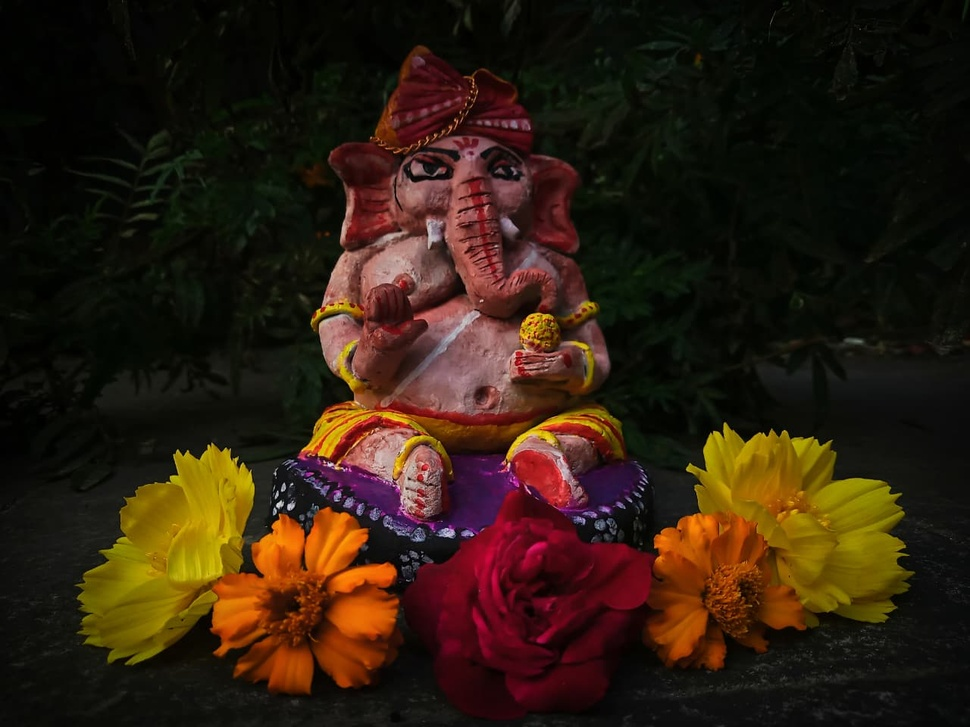
#> input picture ganesha.jpg, 970 x 727 px, shrunk from 1280 x 960 before the run
$ python flip.py
#> lines starting #> are read from the running program, lines starting #| are printed output that depends on the picture
import cv2
image=cv2.imread("ganesha.jpg")
#> image is the input picture: shape (727, 970, 3); mean B, G, R 15.3, 29.7, 46.6
if image is None:
    print("Cannot load image")
else:
    print ("image is loaded")
    flip_h=cv2.flip(image,1)
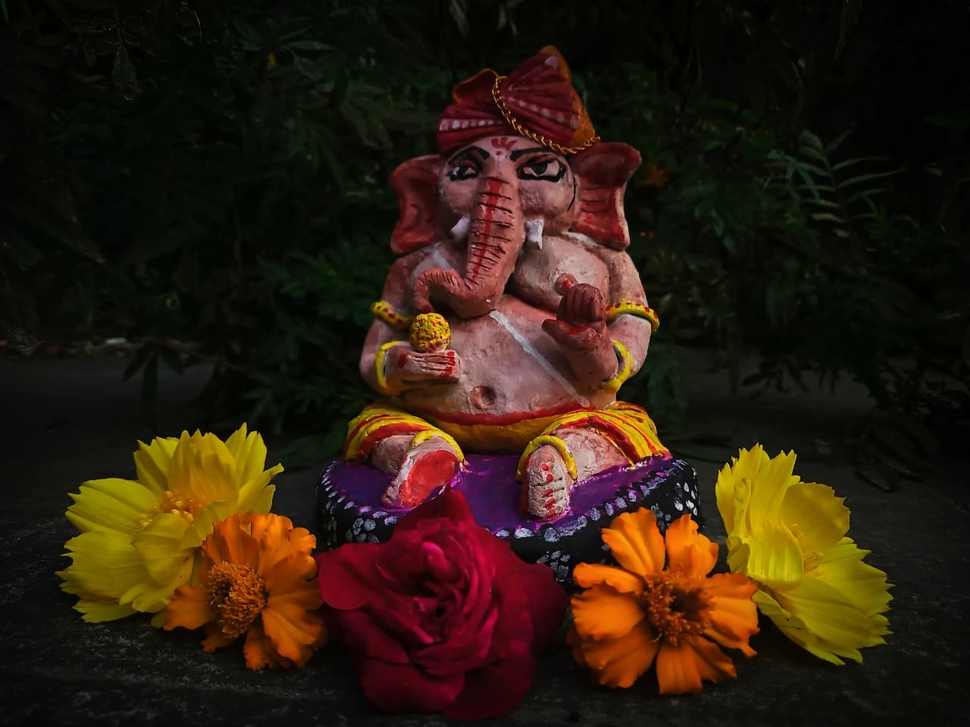
#> flip_h: shape (727, 970, 3); mean B, G, R 15.3, 29.7, 46.6
    flip_v=cv2.flip(image,0)
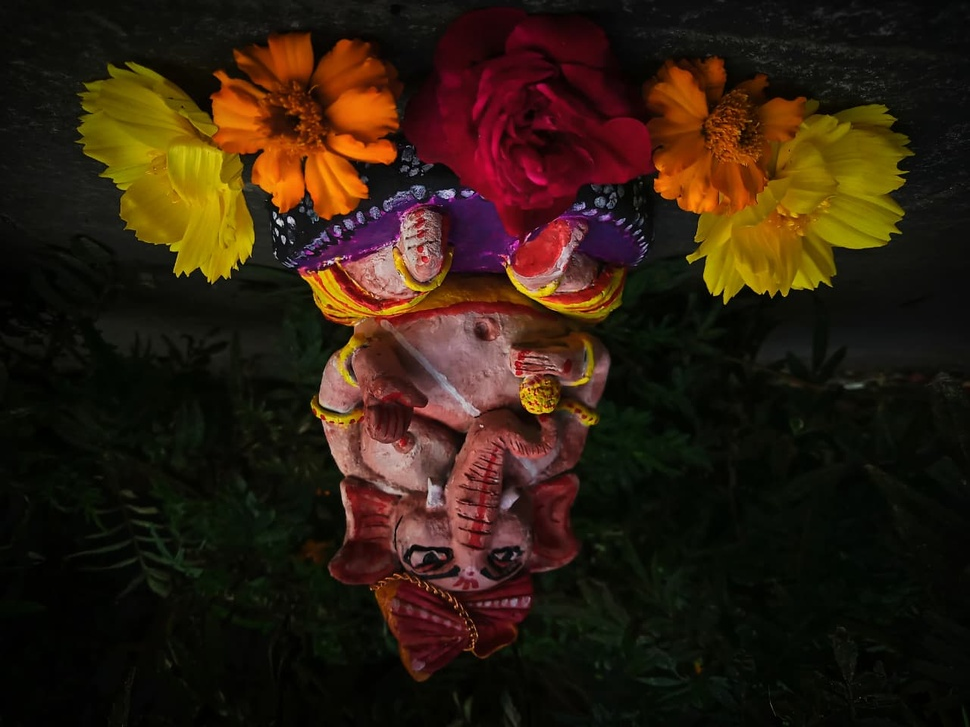
#> flip_v: shape (727, 970, 3); mean B, G, R 15.3, 29.7, 46.6
    flip_both=cv2.flip(image,-1)
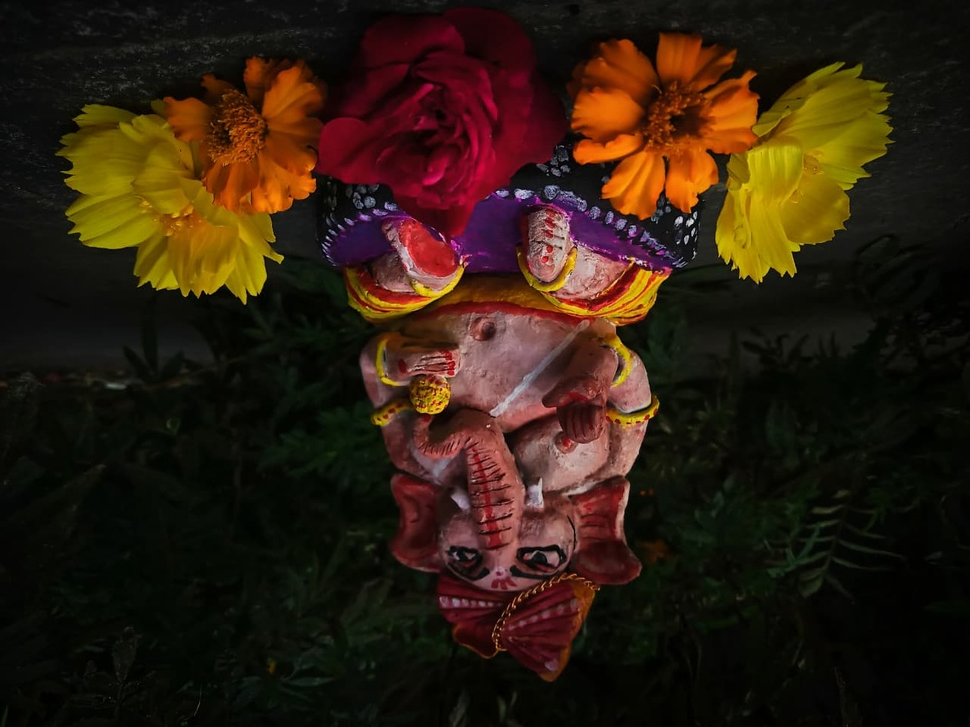
#> flip_both: shape (727, 970, 3); mean B, G, R 15.3, 29.7, 46.6
    cv2.imshow("Original image",image)
    cv2.imshow("Horizontal Flipped image",flip_h)
    cv2.imshow("Vertical Flipped image",flip_v)
    cv2.imshow("Both Side Flipped image",flip_both)
    cv2.waitKey(0)
    cv2.destroyAllWindows()

$ run again, with flower.png saved as ganesha.jpg
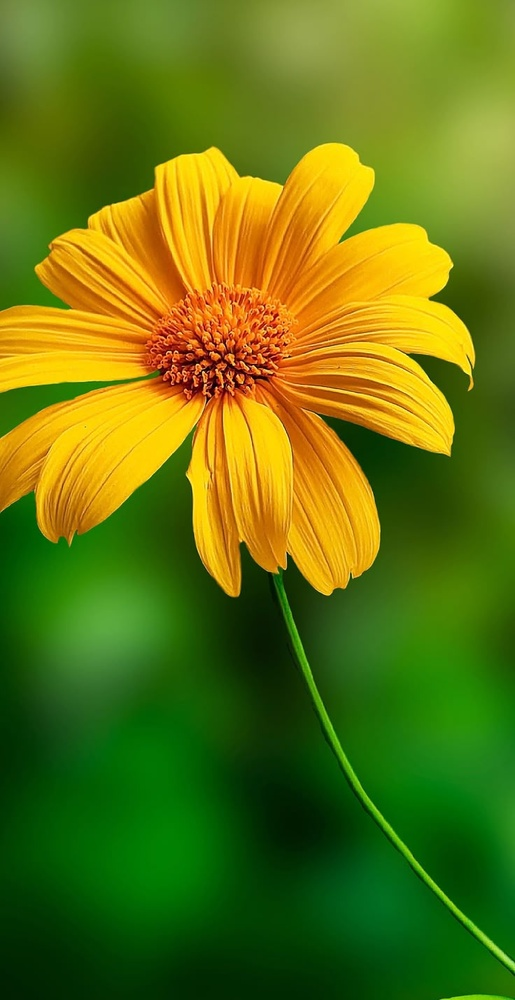
#> input picture flower.png, 515 x 1000 px, shrunk from 736 x 1429 before the run
#> image is the input picture: shape (1000, 515, 3); mean B, G, R 14.8, 117.7, 96
#> `flip_v=cv2.flip(image,0)`:
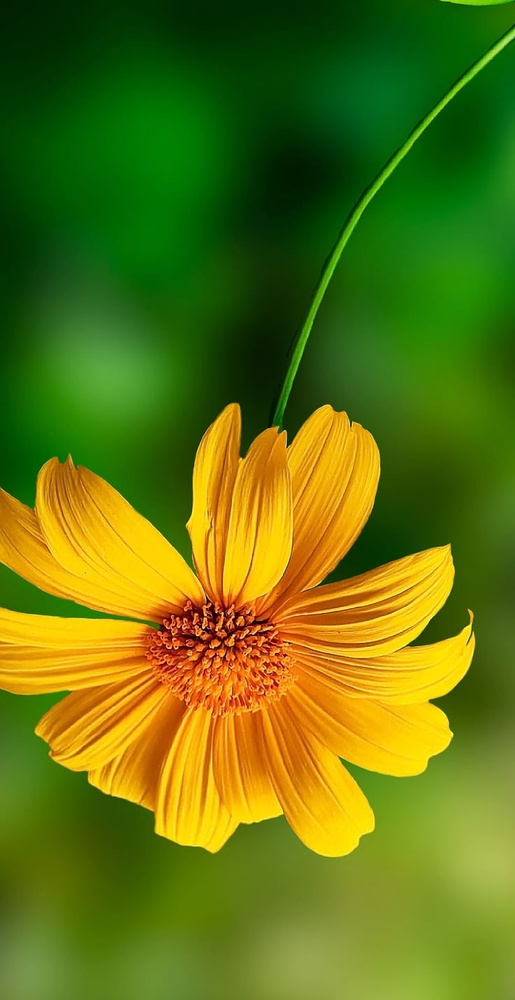
#> flip_v: shape (1000, 515, 3); mean B, G, R 14.8, 117.7, 96
#> `flip_both=cv2.flip(image,-1)`:
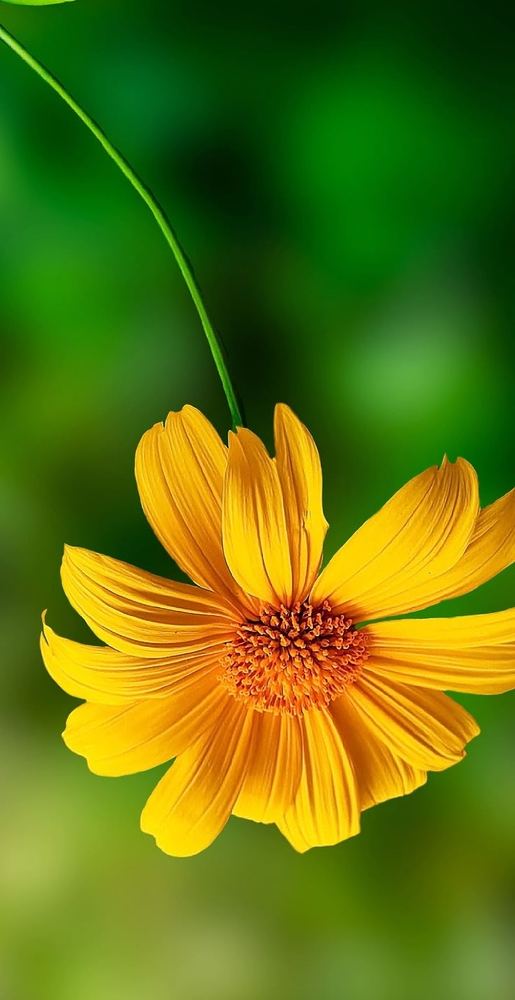
#> flip_both: shape (1000, 515, 3); mean B, G, R 14.8, 117.7, 96
